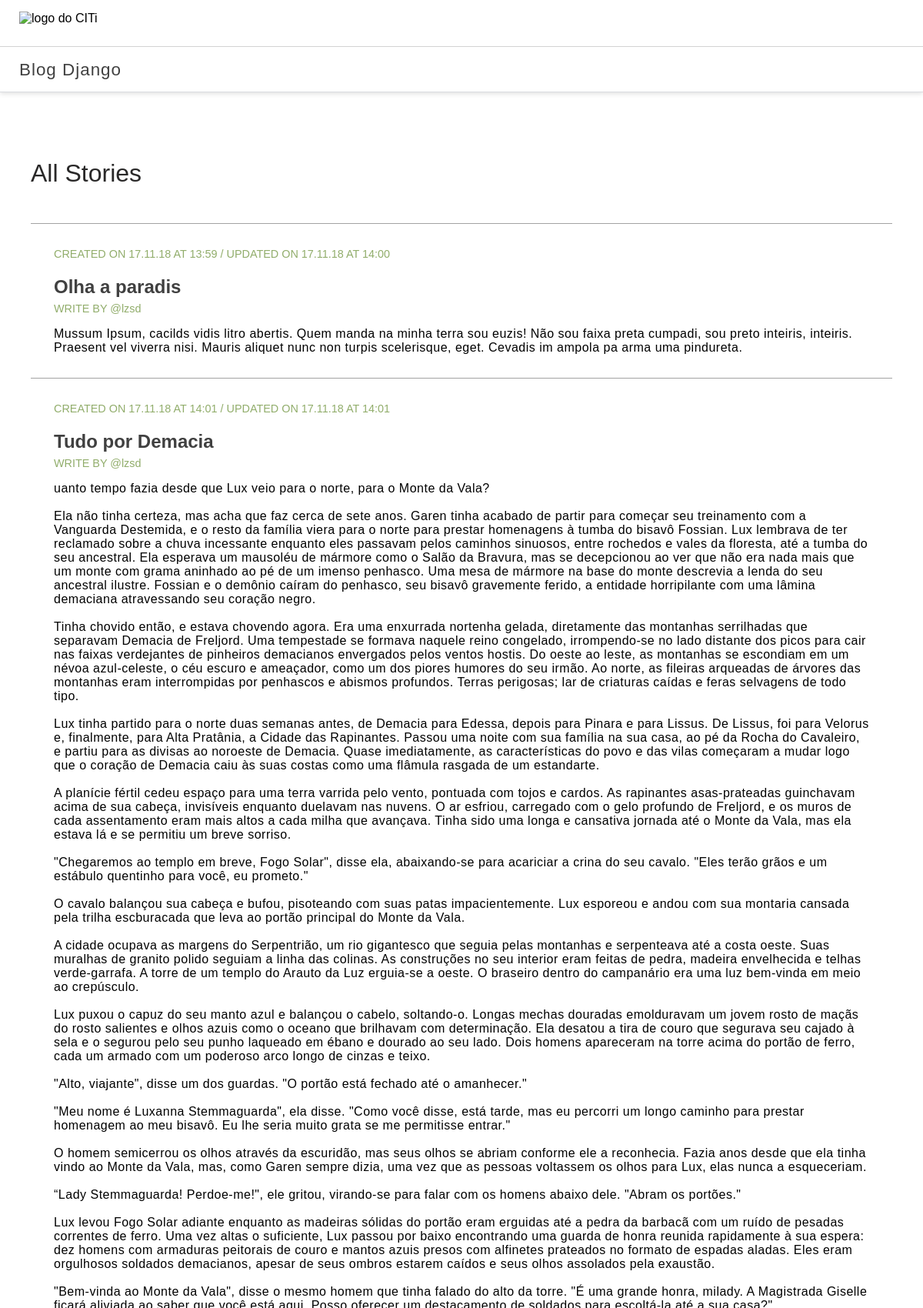
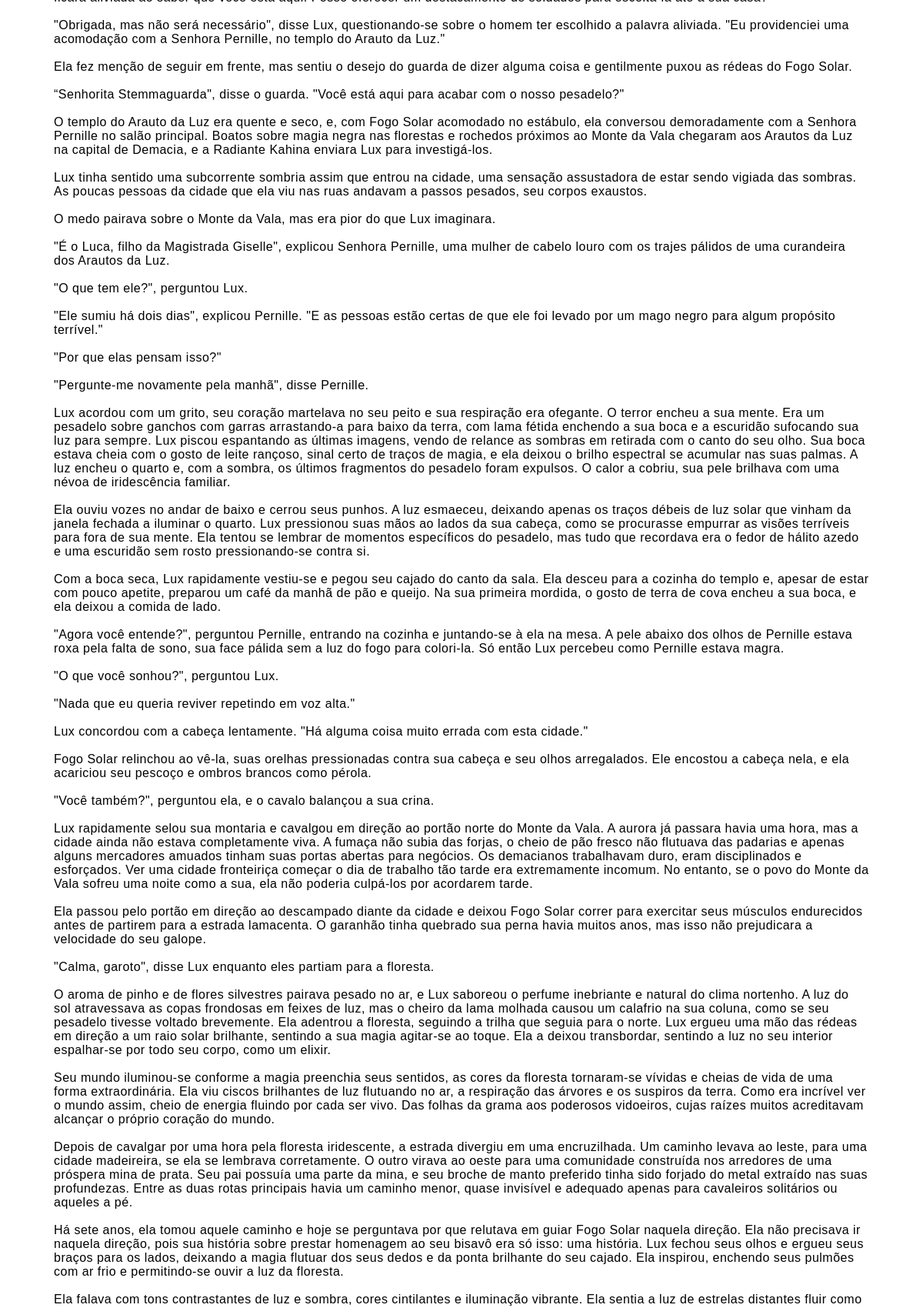
The page / (upper part) on the database its author committed (2 pictures, top to bottom).
### core/models.py (models this page shows, shortened)
class Post(models.Model):
    author = models.ForeignKey('auth.User', on_delete=models.CASCADE)
    title = models.CharField(max_length=100)
    text = models.TextField()
    created_date = models.DateTimeField(auto_now_add = True)
    updated_date = models.DateTimeField(auto_now =  True)
    class Meta:
        verbose_name = 'Publicação'
        verbose_name_plural = 'Publicações' #avisa pro django que tem plural

### core/views.py (the view)
# urls.py: path('', HomeView. as_view(), name = 'home')
class HomeView(TemplateView):
    template_name = "home.html"
    def get_context_data(self, **kwargs):
        context = super().get_context_data(**kwargs)
        context["posts"] = Post.objects.all()
        return context

### core/templates/home.html (shortened to what this page needs)
{% load static %}
<!DOCTYPE html>
<html>
<head>
    <link rel = 'stylesheet' href = '{% static 'css/style.css' %}'/>
</head>
<body>
    <section class="header">
        <div class="header__logo">
            <img class="header__img" src="https://cin.ufpe.br/~pet/wiki/images/thumb/8/86/Logociti.png/300px-Logociti.png" alt="logo do CITi">
        </div>
        <span class="header__title">Blog Django</span>
    </section>
    <section class="posts">
        <h2 class="posts__title_all-stories">All Stories</h2>
        {% for post in posts %}
            <div class="post__card">
                <span class="post__date">
                    CREATED ON {{post.created_date | date:'d.m.y' }} AT {{post.created_date | time:'H:i'}} / UPDATED ON {{post.updated_date | date:'d.m.y' }} AT {{post.updated_date | time:'H:i'}}
                </span>
                <h1 class="post__title">{{ post.title }}</h1>
                <span class="post__author">
                        WRITE BY @{{ post.author }}
                    </span>
                <div class="post__text">{{ post.text }}</div>
            </div>
        {% endfor %}
    </section>
</body>
</html>

### core/static/css/style.css (style rules this page uses)
html { font-size: 16px; }
body { margin: 0; font-family: 'Source Sans Pro', sans-serif; }
.header { width: 100%; height: 120px; box-shadow: 0 2px 6px 0 rgba(0,0,0,.12), inset 0 -1px 0 0 #dadce0; }
.header__logo, .header__title { display: flex; align-items: center; height: 50%; }
.header__logo { width: 100%; border-bottom: 1px solid lightgray; }
.header__img { height: 30px; margin-left: 25px; }
.header__title { margin: 0; margin-left: 25px; font-size: 1.4rem; letter-spacing: 1px; color: #404040; }
.posts { width: 100%; padding: 40px; box-sizing: border-box; }
.posts__title_all-stories { padding: 20px 0; box-sizing: border-box; font-size: 2rem; font-weight: 400; color: #292828; }
.post__card { padding: 30px 30px; border-top: 1px solid #a3a3a3; }
.post__title { margin-bottom: 5px; color: #404040; }
.post__author, .post__date { font-size: 0.9rem; color: #91ad6b; }
.post__text { margin-top: 15px; white-space: pre-line; font-weight: 300; letter-spacing: 0.5px; }

### rows shown on the page
Post: created_date "17.11.18", created_date "13:59", updated_date "17.11.18", updated_date "14:00", title "Olha a paradis", author "lzsd", text "Mussum Ipsum, cacilds vidis litro abertis. Quem manda na minha terra sou euzis! Não sou faixa preta cumpadi, sou preto inteiris, inteiris. Praesent vel viverra nisi. Mauris aliquet nunc non turpis scelerisque, eget. Cevadis im ampola pa arma uma pindureta."
Post: created_date "17.11.18", created_date "14:01", updated_date "17.11.18", updated_date "14:01", title "Tudo por Demacia", author "lzsd"
